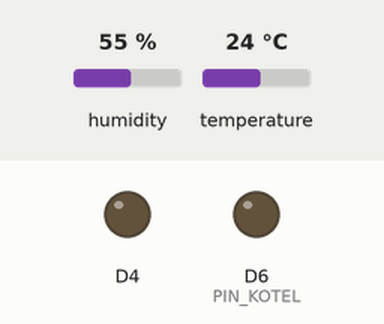
Recording of a sketch running on a simulated ESP8266 (NodeMCU). Shown: output pins drawn as LEDs (lit = HIGH, except the on-board LED, lit = LOW). The test bench sets the inputs (shaded band); at power-on: temperature 24 °C, humidity 55 %. WiFi joins after 1.5 s; servers stay silent unless stated; storage starts empty; what the sketch prints to the serial monitor is not drawn.

Above: at 3.2 s.
3.3 s: temperature set to 22.7 °C
5.2 s: temperature set to 21.2 °C
At 7.5 s:
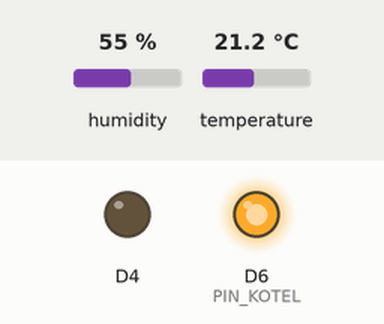
9.0 s: temperature set to 21.8 °C
11.2 s: temperature set to 22.6 °C
At 12.7 s:
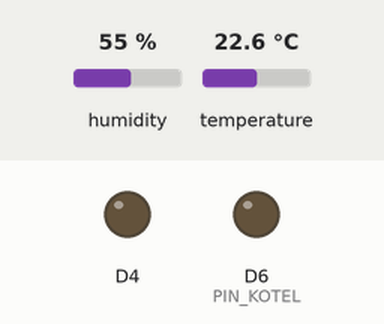
13.5 s: temperature set to 12 °C
At 14.5 s:
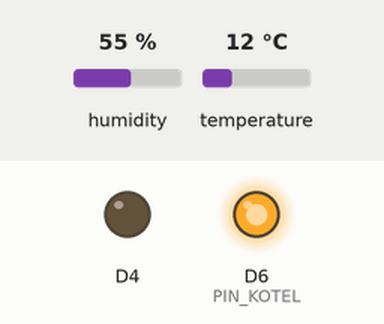
Timing chart, 0 to 16.5 s (numbered marks = the images above; inputs shaded):
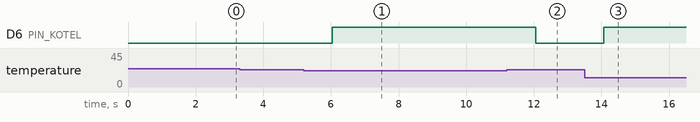

Measured:
- the behaviour switches between 21.9 and 21.8 °C on temperature (found by bisection; images 0 and 1)
- the behaviour switches between 22.1 and 22.2 °C on temperature (found by bisection; images 1 and 2)
- after the input at 3.3 s, every drawn part: stays the same
- after the input at 5.2 s, D6 (PIN_KOTEL): LOW → HIGH after 0.84 s
- after the input at 9.0 s, every drawn part: stays the same
- after the input at 11.2 s, D6 (PIN_KOTEL): HIGH → LOW after 0.86 s
- after the input at 13.5 s, D6 (PIN_KOTEL): LOW → HIGH after 0.56 s

The sketch:

termostat_dht.ino
```cpp
#include <ESP8266WiFi.h>
#include <ESP8266HTTPClient.h>
#include <WiFiClient.h>
#include <ESP8266WebServer.h>
#include<FS.h>
#include<ArduinoJson.h>
#include "DHT.h"

#define PIN_SENSOR_TEMPERATURE D7
#define PIN_KOTEL D6
#define DHTTYPE DHT22
DHT dht(PIN_SENSOR_TEMPERATURE, DHTTYPE);

bool podogrev = LOW;
const char* ssid = "****";
const char* password = "****";
ESP8266WebServer server(80);
IPAddress ip(192, 168, 0, 17); //статический IP
IPAddress gateway(192, 168, 0, 1);
IPAddress subnet(255, 255, 255, 0);
HTTPClient http;

float t_zh = 22.0;
float delta = 0.1;
float delta_change = 0.1;
String jsonConfig = "{}";
float currentTemperature;
float currentHumidity;
unsigned long lastRequestTemperature;

void handleRoot() {
  loadConfig();
  String s = "";
  s += "<h1>Температура в доме ";
  s += String(currentTemperature);
  s += "'C";
  s += "</h1>";
  s += "<h1>Влажность в доме ";
  s += String(currentHumidity);
  s += "%";
  s += "</h1>";
  s += "<h1>Подогрев ";
  s += (podogrev) ? "включен" : "выключен";
  s += "</h1>";
  s += "<h1>Шаг изменения температуры ";
  s += (String(delta_change));
  s += "</h1>";
  s += "<h2><a href=\"/delta_change_increase\">Увеличить</a> ";
  s += "<a href=\"/delta_change_decrease\">Уменьшить</a></h2>";
  s += "<h1>Желаемая температура ";
  s += (String(t_zh));
  s += " 'C";
  s += "</h1>";
  s += "<h2><a href=\"/temperature_increase\">Увеличить</a> ";
  s += "<a href=\"/temperature_decrease\">Уменьшить</a></h2>";
  s += "<h1>Допустимое отклонение ";
  s += (String(delta));
  s += "</h1>";
  s += "<h2><a href=\"/delta_increase\">Увеличить</a> ";
  s += "<a href=\"/delta_decrease\">Уменьшить</a></h2>";
  server.send(200, "text/html; charset=utf-8", s);
}

void change_value(String type, int inc) {
  if (type == "t")
  {
    t_zh = t_zh + delta_change * inc;
  }
  if (type == "delta")
  {
    delta = delta + 0.1 * inc;
  }
  if (type == "delta_change")
  {
    delta_change = delta_change + 0.1 * inc;
  }
  saveConfig();
  server.sendHeader("Location", String("/"), true);
  server.send ( 302, "text/plain", "");
}


void delta_change_increase()
{
  change_value("delta_change", 1);
}
void delta_change_decrease()
{
  change_value("delta_change", -1);
}
void temperature_increase()
{
  change_value("t", 1);
}
void temperature_decrease()
{
  change_value("t", -1);
}
void delta_increase()
{
  change_value("delta", 1);
}
void delta_decrease()
{
  change_value("delta", -1);
}

bool loadConfig() {
  // Открываем файл для чтения
  File configFile = SPIFFS.open("/config.json", "r");
  if (!configFile) {
    // если файл не найден
    Serial.println("Failed to open config file");
    //  Создаем файл запиав в него аные по умолчанию
    saveConfig();
    return false;
  }
  // Проверяем размер файла, будем использовать файл размером меньше 1024 байта
  size_t size = configFile.size();
  if (size > 1024) {
    Serial.println("Config file size is too large");
    return false;
  }
  // загружаем файл конфигурации в глобальную переменную
  jsonConfig = configFile.readString();
  // Резервируем памяь для json обекта буфер может рости по мере необходимти предпочтительно для ESP8266
  DynamicJsonBuffer jsonBuffer;
  //  вызовите парсер JSON через экземпляр jsonBuffer
  //  строку возьмем из глобальной переменной String jsonConfig
  JsonObject& root = jsonBuffer.parseObject(jsonConfig);
  // Теперь можно получить значения из root
  t_zh = root["t_zh"];
  delta = root["delta"];
  delta_change = root["delta_change"];
  return true;
}

bool saveConfig() {
  // Резервируем памяь для json обекта буфер может рости по мере необходимти предпочтительно для ESP8266
  DynamicJsonBuffer jsonBuffer;
  //  вызовите парсер JSON через экземпляр jsonBuffer
  JsonObject& json = jsonBuffer.parseObject(jsonConfig);
  // Заполняем поля json
  json["t_zh"] = t_zh;
  json["delta"] = delta;
  json["delta_change"] = delta_change;
  // Помещаем созданный json в глобальную переменную json.printTo(jsonConfig);
  json.printTo(jsonConfig);
  // Открываем файл для записи
  File configFile = SPIFFS.open("/config.json", "w");
  if (!configFile) {
    Serial.println("Failed to open config file for writing");
    return false;
  }
  // Записываем строку json в файл
  json.printTo(configFile);
  return true;
}


void setup() {
  delay(1000);
  dht.begin();
  pinMode(PIN_KOTEL, OUTPUT);
  delay(1000);
  Serial.begin(115200);
  SPIFFS.begin();
 /* WiFi.begin(ssid, password);
  WiFi.config(ip, gateway, subnet);*/
  WiFi.softAP("termostat","********");
  Serial.println("");
  pinMode(BUILTIN_LED,OUTPUT);
  bool diod=true;
  // ожидание соединения
  /*while (WiFi.status() != WL_CONNECTED) {
    delay(500);
    diod= !diod;
    digitalWrite(BUILTIN_LED,diod);
    Serial.print(".");
  }*/
  digitalWrite(BUILTIN_LED,true);
  Serial.println("");
  Serial.print("Connected to ");
  Serial.println(ssid);
  Serial.print("IP address: ");
  Serial.println(WiFi.localIP());
  server.on("/", handleRoot);
  server.on("/delta_change_increase", delta_change_increase);
  server.on("/delta_change_decrease", delta_change_decrease);
  server.on("/temperature_increase", temperature_increase);
  server.on("/temperature_decrease", temperature_decrease);
  server.on("/delta_increase", delta_increase);
  server.on("/delta_decrease", delta_decrease);
  server.begin();
  Serial.println("HTTP server started");
  currentTemperature = temperature();
  lastRequestTemperature = millis();
}
void loop() {
  unsigned long currentTime = millis();
  if (abs(currentTime - lastRequestTemperature) > 2000)
  {
    currentTemperature = temperature();
    currentHumidity = humidity();
    lastRequestTemperature = millis();
  }
  server.handleClient();
  if (podogrev)
  {
    if (currentTemperature > (t_zh + delta))
    {
      podogrevOff();
    }
  }
  else
  {
    if (currentTemperature < t_zh - delta)
    {
      podogrevOn();
    }
  }
}

float temperature()
{
   return dht.readTemperature();
}
float humidity()
{
  return dht.readHumidity(); // Влажность
}

void podogrevOn()
{
  podogrev = HIGH;
  digitalWrite(PIN_KOTEL,podogrev);
}
void podogrevOff()
{
  podogrev = LOW;
  digitalWrite(PIN_KOTEL,podogrev);
}
```
